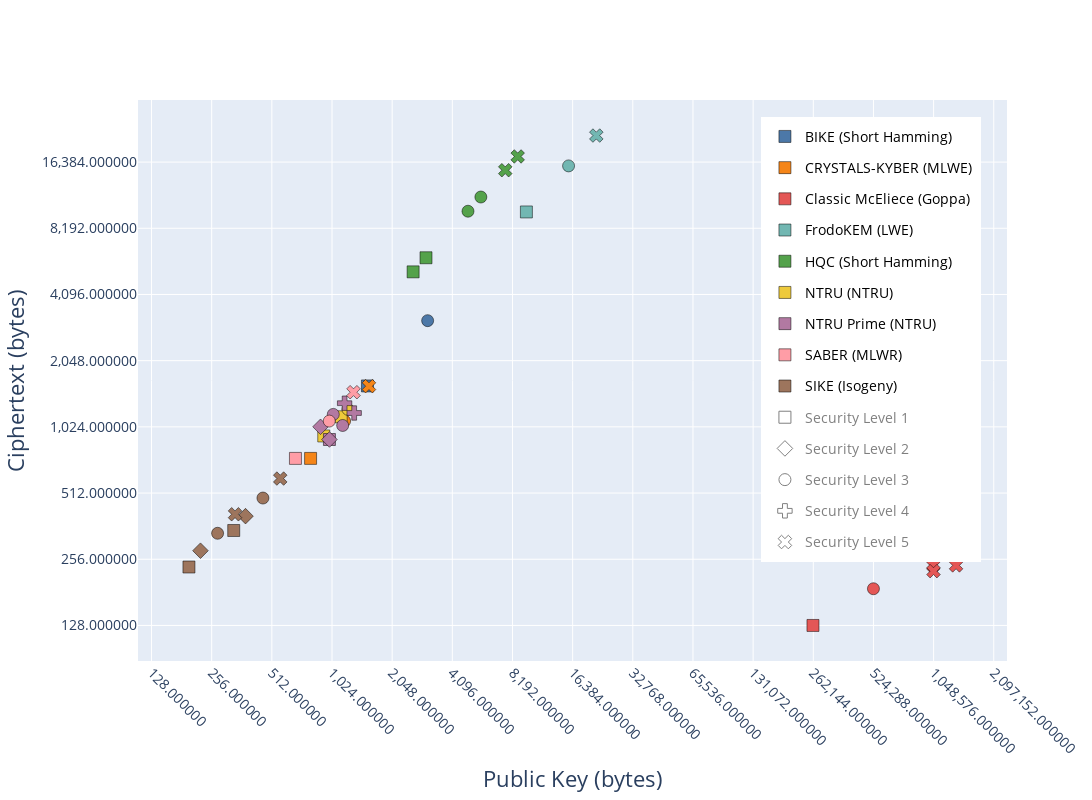
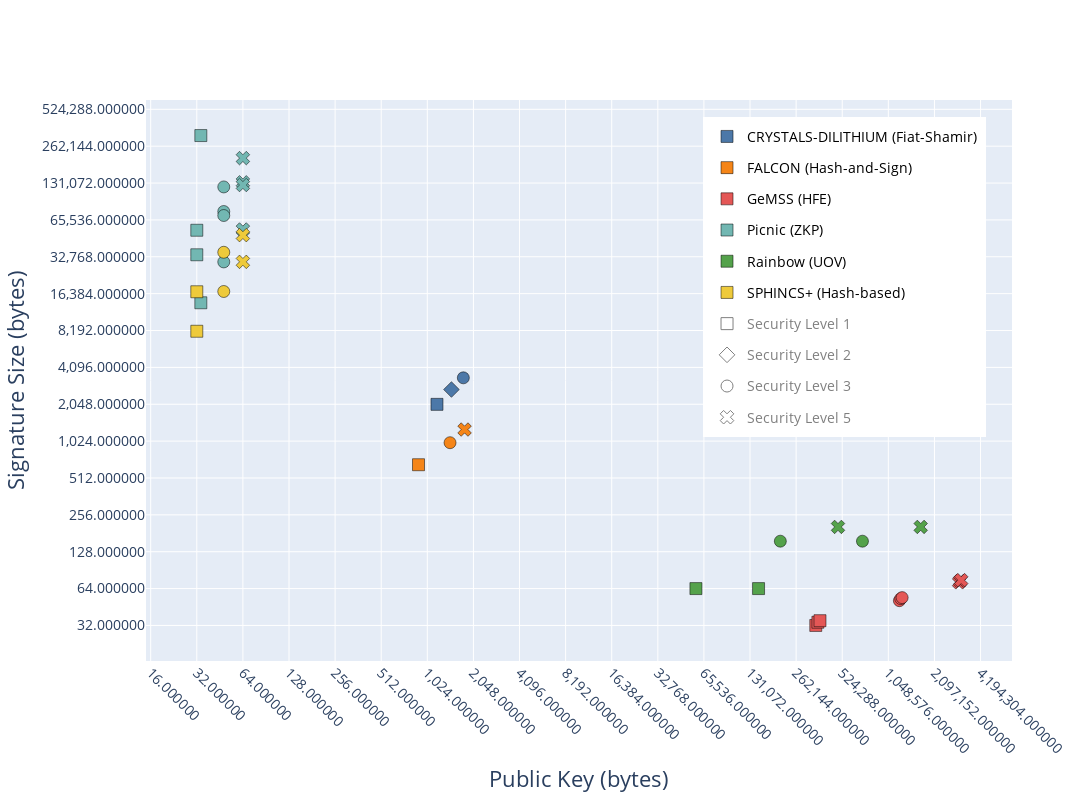

The code cell stored with these charts, in order, in its notebook:
### Code cell
import pandas as pd

import plotly
import plotly.graph_objects as go
import plotly.express as px



for sheet_name in ['KEM-PKE','DS']:
    data = pd.read_excel('/Users/kamyar/Downloads/PQC_Round_3_Parameter_Sets.xlsx', sheet_name=sheet_name).sort_values(by=['Candidate', 'Level'])


    subfamilies = data['Subfamily'].unique()

    x_column = 'KEM Public Key Size' if sheet_name == 'KEM-PKE' else 'Public Key Size'
    y_column = 'KEM Ciphertext Size' if sheet_name == 'KEM-PKE' else 'Signature Size'

    subfamily_color_map = {k:v for k,v in zip(subfamilies.tolist(), px.colors.qualitative.Plotly) }

    level_to_symbols_map = {1:1, 2:2, 3:0, 4:3, 5:4}

    level_to_size_map = {i:i*1 + 10 for i in range(1,6)}

    fig = go.Figure()
    # fig = px.scatter(data, 
    #     x=x_column, y=y_column,
    #     log_x=True, log_y=True, 
    #     color="Candidate",
    #     opacity=0.8,
    #     size_max=18,
    #     #facet_col='',
    #     symbol="Level",
    #     size="Level",
    #     width=1200, height=800, 
    #     color_discrete_sequence=px.colors.qualitative.T10, 
    #     hover_name='Candidate',
    #     # title='KEM Ciphertext size vs Public Key size',
    #     labels={
    #         x_column: "Public Key (bytes)",
    #         y_column: "Ciphertext (bytes)",
    #         "Level": "Security Level"
    #     },

    # )

    candidates = data['Candidate'].unique()
    levels = range(1,6)

    candidate_colors = data['Candidate'].map( {v:k for k,v in enumerate(candidates)} )

    for cnd_idx,cnd in enumerate(candidates):
        trace_data = data[(data['Candidate'] == cnd)]
        if not 1 in trace_data['Level'].values:
            d1 = trace_data.iloc[0]
            d1['Level'] = 1
            trace_data.loc[-1] = d1  # adding a row
            trace_data.index = trace_data.index + 1  # shifting index
            trace_data = trace_data.sort_index()  # sorting by index
        fig.add_trace(
            go.Scatter(
                x=trace_data[x_column], y=trace_data[y_column],
                mode = "markers",
                showlegend=True,
                legendgroup=cnd,
                name=f"{cnd} ({trace_data.iloc[0]['Subfamily']})",
                # color_discrete_sequence=px.colors.qualitative.T10, 
                # hover_name='Candidate',
                marker_size = 12, #[ s*2 + 12  for s in  data['Level']],
                marker_symbol = trace_data['Level'].map(level_to_symbols_map),
                marker_color= px.colors.qualitative.T10[cnd_idx],
                text = trace_data['Parameter Set'],
                # marker_size = trace_data['Level'].map(level_to_size_map),
                marker=dict(
                    # size=trace_data['Level'],
                    # sizemin=7,
                    # color=cnd_idx,
                    # sizeref=0.5,
                    opacity=1,
                    line=dict(width=0.5, color='black')
                ),
            )
        )


    for lvl in levels:
        trace_data = data[ (data['Level'] == lvl)]
        fig.add_trace(
            go.Scatter(
                x=trace_data[x_column], y=trace_data[y_column],
                mode = "markers",
                showlegend=True,
                legendgroup=lvl,
                name=f"Security Level {lvl}",
                visible='legendonly',
                marker_colorscale=px.colors.qualitative.T10,
                marker_color='Black',
                marker_size = 12, #[ s*2 + 12  for s in  data['Level']],
                marker_symbol = trace_data['Level'].map({k:v+100 for k,v in level_to_symbols_map.items() }),
                text = trace_data['Parameter Set'],
                # marker_size = trace_data['Level'].map(level_to_size_map),
                marker=dict(
                    # size=trace_data['Level'],
                    # sizemin=7,
                    # color=cnd_idx,
                    # sizeref=0.5,
                    opacity=1,
                    line=dict(width=1, color='orange')
                ),
            )
        )


    fig.update_layout(
        xaxis_type="log", yaxis_type="log",
        width=1200, height=800,
        xaxis = dict(
            tickmode = 'array',
            tickvals =[ 2**(2+i) for i in range(0,24) ],
            tickformat = ',f'
        ),
        yaxis = dict(
            tickmode = 'array',
            tickvals =[ 2**(2+i) for i in range(0,28) ],
            tickformat = ',f'
        ),
    )


    fig.update_xaxes(
        tickangle=45,
        title_text = 'Public Key (bytes)',
        title_font=dict(
            size=22, 
            # family='Courier',
            # color='crimson'
        ),
        tickfont=dict(
            # family='Rockwell', 
            # color='crimson', 
            size=14
        ),

    )

    fig.update_yaxes(
        title_text = 'Ciphertext (bytes)' if sheet_name == 'KEM-PKE' else 'Signature Size (bytes)',
        title_font=dict(
            size=22,
            # family='Courier', 
            # color='crimson'
        ),
        tickfont=dict(
            # family='Rockwell', 
            # color='crimson', 
            size=14
        ),
    )

    # fig.update_layout(
    #     margin=dict(l=0, r=0, t=0, b=0),
    # #     paper_bgcolor="LightSteelBlue",
    # )

    config={
        'displaylogo': False,
        'displayModeBar': True,
        'modeBarButtonsToRemove': ['hoverClosest3d', 'hoverClosestCartesian', 'hoverClosestGeo' , 'hoverClosestGl2d', 'hoverClosestPie' , 
            'lasso2d','toggleSpikelines',' hoverClosestCartesian', 'hoverCompareCartesian'], 
        'responsive': True
    }

    fig.update_layout(
        legend=dict(
            yanchor="top",
            y=0.97,
            xanchor="right",
            x=0.97,
            # itemsizing='constant',
            # traceorder='reversed+grouped',
            borderwidth=4,
            bordercolor='#ffffff',
            # title_font_family="Times New Roman",
            title_font_size=24,
            # title = 'Legend',
            font=dict(
                # family="Courier",
                size=14,
                color="black"
            ),
        )
    )

    plot_name = f'plot_{sheet_name.lower()}'

    fig.show(config=config)
    fig.write_html(f"{plot_name}.html", include_plotlyjs='directory',config=config)
    fig.write_image(f"{plot_name}.svg")
    fig.write_image(f"{plot_name}.pdf")

### Figure 1 — Plotly figure (JSON) as saved in the notebook; plotly's stock layout.template omitted (floating-point values rounded to 4 significant figures)
{"data": [{"legendgroup": "BIKE", "marker": {"color": "#4C78A8", "line": {"color": "black", "width": 0.5}, "opacity": 1, "size": 12, "symbol": [1, 0]}, "mode": "markers", "name": "BIKE (Short Hamming)", "showlegend": true, "text": [null, null], "type": "scatter", "x": [1540, 3082], "y": [1572, 3114]}, {"legendgroup": "CRYSTALS-KYBER", "marker": {"color": "#F58518", "line": {"color": "black", "width": 0.5}, "opacity": 1, "size": 12, "symbol": [1, 0, 4]}, "mode": "markers", "name": "CRYSTALS-KYBER (MLWE)", "showlegend": true, "text": ["KYBER512", "KYBER768", "KYBER1024"], "type": "scatter", "x": [800, 1184, 1568], "y": [736, 1088, 1568]}, {"legendgroup": "Classic McEliece", "marker": {"color": "#E45756", "line": {"color": "black", "width": 0.5}, "opacity": 1, "size": 12, "symbol": [1, 0, 4, 4, 4]}, "mode": "markers", "name": "Classic McEliece (Goppa)", "showlegend": true, "text": ["mceliece348864", "mceliece460896", "mceliece6688128", "mceliece6960119", "mceliece8192128"], "type": "scatter", "x": [261120, 524160, 1044992, 1047319, 1357824], "y": [128, 188, 240, 226, 240]}, {"legendgroup": "FrodoKEM", "marker": {"color": "#72B7B2", "line": {"color": "black", "width": 0.5}, "opacity": 1, "size": 12, "symbol": [1, 0, 4]}, "mode": "markers", "name": "FrodoKEM (LWE)", "showlegend": true, "text": ["Frodo-640", "Frodo-976", "Frodo-1344"], "type": "scatter", "x": [9616, 15632, 21520], "y": [9720, 15744, 21632]}, {"legendgroup": "HQC", "marker": {"color": "#54A24B", "line": {"color": "black", "width": 0.5}, "opacity": 1, "size": 12, "symbol": [1, 1, 0, 0, 4, 4]}, "mode": "markers", "name": "HQC (Short Hamming)", "showlegend": true, "text": ["hqc-128", "hqc-RMRS-128", "hqc-192", "hqc-RMRS-192", "hqc-256", "hqc-RMRS-256"], "type": "scatter", "x": [3024, 2607, 5690, 4906, 8698, 7535], "y": [6017, 5191, 11364, 9794, 17379, 15047]}, {"legendgroup": "NTRU", "marker": {"color": "#EECA3B", "line": {"color": "black", "width": 0.5}, "opacity": 1, "size": 12, "symbol": [1, 1, 0]}, "mode": "markers", "name": "NTRU (NTRU)", "showlegend": true, "text": ["ntruhps2048677", "ntruhrss701", "ntruhps4096821"], "type": "scatter", "x": [931, 1138, 1230], "y": [931, 1138, 1230]}, {"legendgroup": "NTRU Prime", "marker": {"color": "#B279A2", "line": {"color": "black", "width": 0.5}, "opacity": 1, "size": 12, "symbol": [1, 2, 2, 0, 0, 3, 3]}, "mode": "markers", "name": "NTRU Prime (NTRU)", "showlegend": true, "text": ["sntrup653", "sntrup653", "ntrulpr653", "sntrup761", "ntrulpr761", "sntrup857", "ntrulpr857"], "type": "scatter", "x": [994, 994, 897, 1158, 1039, 1184, 1322], "y": [897, 897, 1025, 1039, 1167, 1312, 1184]}, {"legendgroup": "SABER", "marker": {"color": "#FF9DA6", "line": {"color": "black", "width": 0.5}, "opacity": 1, "size": 12, "symbol": [1, 0, 4]}, "mode": "markers", "name": "SABER (MLWR)", "showlegend": true, "text": ["LightSaber", "Saber", "FireSaber"], "type": "scatter", "x": [672, 992, 1312], "y": [736, 1088, 1472]}, {"legendgroup": "SIKE", "marker": {"color": "#9D755D", "line": {"color": "black", "width": 0.5}, "opacity": 1, "size": 12, "symbol": [1, 1, 2, 2, 0, 0, 4, 4]}, "mode": "markers", "name": "SIKE (Isogeny)", "showlegend": true, "text": ["SIKEp434", "SIKEp434_compressed", "SIKEp503", "SIKEp503_compressed", "SIKEp610", "SIKEp610_compressed", "SIKEp751", "SIKEp751_compressed"], "type": "scatter", "x": [330, 197, 378, 225, 462, 274, 564, 335], "y": [346, 236, 402, 280, 486, 336, 596, 410]}, {"legendgroup": "1", "marker": {"color": "Black", "colorscale": [[0, "#4C78A8"], [0.1111, "#F58518"], [0.2222, "#E45756"], [0.3333, "#72B7B2"], [0.4444, "#54A24B"], [0.5556, "#EECA3B"], [0.6667, "#B279A2"], [0.7778, "#FF9DA6"], [0.8889, "#9D755D"], [1, "#BAB0AC"]], "line": {"color": "orange", "width": 1}, "opacity": 1, "size": 12, "symbol": [101, 101, 101, 101, 101, 101, 101, 101, 101, 101, 101]}, "mode": "markers", "name": "Security Level 1", "showlegend": true, "text": [null, "KYBER512", "mceliece348864", "Frodo-640", "hqc-128", "hqc-RMRS-128", "ntruhps2048677", "ntruhrss701", "LightSaber", "SIKEp434", "SIKEp434_compressed"], "type": "scatter", "visible": "legendonly", "x": [1540, 800, 261120, 9616, 3024, 2607, 931, 1138, 672, 330, 197], "y": [1572, 736, 128, 9720, 6017, 5191, 931, 1138, 736, 346, 236]}, {"legendgroup": "2", "marker": {"color": "Black", "colorscale": [[0, "#4C78A8"], [0.1111, "#F58518"], [0.2222, "#E45756"], [0.3333, "#72B7B2"], [0.4444, "#54A24B"], [0.5556, "#EECA3B"], [0.6667, "#B279A2"], [0.7778, "#FF9DA6"], [0.8889, "#9D755D"], [1, "#BAB0AC"]], "line": {"color": "orange", "width": 1}, "opacity": 1, "size": 12, "symbol": [102, 102, 102, 102]}, "mode": "markers", "name": "Security Level 2", "showlegend": true, "text": ["sntrup653", "ntrulpr653", "SIKEp503", "SIKEp503_compressed"], "type": "scatter", "visible": "legendonly", "x": [994, 897, 378, 225], "y": [897, 1025, 402, 280]}, {"legendgroup": "3", "marker": {"color": "Black", "colorscale": [[0, "#4C78A8"], [0.1111, "#F58518"], [0.2222, "#E45756"], [0.3333, "#72B7B2"], [0.4444, "#54A24B"], [0.5556, "#EECA3B"], [0.6667, "#B279A2"], [0.7778, "#FF9DA6"], [0.8889, "#9D755D"], [1, "#BAB0AC"]], "line": {"color": "orange", "width": 1}, "opacity": 1, "size": 12, "symbol": [100, 100, 100, 100, 100, 100, 100, 100, 100, 100, 100, 100]}, "mode": "markers", "name": "Security Level 3", "showlegend": true, "text": [null, "KYBER768", "mceliece460896", "Frodo-976", "hqc-192", "hqc-RMRS-192", "ntruhps4096821", "sntrup761", "ntrulpr761", "Saber", "SIKEp610", "SIKEp610_compressed"], "type": "scatter", "visible": "legendonly", "x": [3082, 1184, 524160, 15632, 5690, 4906, 1230, 1158, 1039, 992, 462, 274], "y": [3114, 1088, 188, 15744, 11364, 9794, 1230, 1039, 1167, 1088, 486, 336]}, {"legendgroup": "4", "marker": {"color": "Black", "colorscale": [[0, "#4C78A8"], [0.1111, "#F58518"], [0.2222, "#E45756"], [0.3333, "#72B7B2"], [0.4444, "#54A24B"], [0.5556, "#EECA3B"], [0.6667, "#B279A2"], [0.7778, "#FF9DA6"], [0.8889, "#9D755D"], [1, "#BAB0AC"]], "line": {"color": "orange", "width": 1}, "opacity": 1, "size": 12, "symbol": [103, 103]}, "mode": "markers", "name": "Security Level 4", "showlegend": true, "text": ["sntrup857", "ntrulpr857"], "type": "scatter", "visible": "legendonly", "x": [1184, 1322], "y": [1312, 1184]}, {"legendgroup": "5", "marker": {"color": "Black", "colorscale": [[0, "#4C78A8"], [0.1111, "#F58518"], [0.2222, "#E45756"], [0.3333, "#72B7B2"], [0.4444, "#54A24B"], [0.5556, "#EECA3B"], [0.6667, "#B279A2"], [0.7778, "#FF9DA6"], [0.8889, "#9D755D"], [1, "#BAB0AC"]], "line": {"color": "orange", "width": 1}, "opacity": 1, "size": 12, "symbol": [104, 104, 104, 104, 104, 104, 104, 104, 104, 104]}, "mode": "markers", "name": "Security Level 5", "showlegend": true, "text": ["KYBER1024", "mceliece6688128", "mceliece6960119", "mceliece8192128", "Frodo-1344", "hqc-256", "hqc-RMRS-256", "FireSaber", "SIKEp751", "SIKEp751_compressed"], "type": "scatter", "visible": "legendonly", "x": [1568, 1044992, 1047319, 1357824, 21520, 8698, 7535, 1312, 564, 335], "y": [1568, 240, 226, 240, 21632, 17379, 15047, 1472, 596, 410]}], "layout": {"height": 800, "legend": {"bordercolor": "#ffffff", "borderwidth": 4, "font": {"color": "black", "size": 14}, "title": {"font": {"size": 24}}, "x": 0.97, "xanchor": "right", "y": 0.97, "yanchor": "top"}, "width": 1200, "xaxis": {"tickangle": 45, "tickfont": {"size": 14}, "tickformat": ",f", "tickmode": "array", "tickvals": [4, 8, 16, 32, 64, 128, 256, 512, 1024, 2048, 4096, 8192, 16384, 32768, 65536, 131072, 262144, 524288, 1048576, 2097152, 4194304, 8388608, 16777216, 33554432], "title": {"font": {"size": 22}, "text": "Public Key (bytes)"}, "type": "log"}, "yaxis": {"tickfont": {"size": 14}, "tickformat": ",f", "tickmode": "array", "tickvals": [4, 8, 16, 32, 64, 128, 256, 512, 1024, 2048, 4096, 8192, 16384, 32768, 65536, 131072, 262144, 524288, 1048576, 2097152, 4194304, 8388608, 16777216, 33554432, 67108864, 134217728, 268435456, 536870912], "title": {"font": {"size": 22}, "text": "Ciphertext (bytes)"}, "type": "log"}}}

### Figure 2 — Plotly figure (JSON) as saved in the notebook; plotly's stock layout.template omitted (floating-point values rounded to 4 significant figures)
{"data": [{"legendgroup": "CRYSTALS-DILITHIUM", "marker": {"color": "#4C78A8", "line": {"color": "black", "width": 0.5}, "opacity": 1, "size": 12, "symbol": [1, 2, 0]}, "mode": "markers", "name": "CRYSTALS-DILITHIUM (Fiat-Shamir)", "showlegend": true, "text": ["Dilithium-1024x768", "Dilithium-1280x1024", "Dilithium-1536x1280"], "type": "scatter", "x": [1184, 1472, 1760], "y": [2044, 2701, 3366]}, {"legendgroup": "FALCON", "marker": {"color": "#F58518", "line": {"color": "black", "width": 0.5}, "opacity": 1, "size": 12, "symbol": [1, 0, 4]}, "mode": "markers", "name": "FALCON (Hash-and-Sign)", "showlegend": true, "text": ["FALCON-512", "FALCON-768", "FALCON-1024"], "type": "scatter", "x": [897, 1441, 1793], "y": [657, 994, 1273]}, {"legendgroup": "GeMSS", "marker": {"color": "#E45756", "line": {"color": "black", "width": 0.5}, "opacity": 1, "size": 12, "symbol": [1, 1, 1, 0, 0, 0, 4, 4, 4]}, "mode": "markers", "name": "GeMSS (HFE)", "showlegend": true, "text": ["GeMSS128", "BlueGeMSS128", "RedGeMSS128", "GeMSS192", "BlueGeMSS192", "RedGeMSS192", "GeMSS256", "BlueGeMSS256", "RedGeMSS256"], "type": "scatter", "x": [352190, 363610, 375210, 1237960, 1264120, 1290540, 3040700, 3087960, 3135590], "y": [32, 34, 35, 51, 53, 54, 72, 74, 75]}, {"legendgroup": "Picnic", "marker": {"color": "#72B7B2", "line": {"color": "black", "width": 0.5}, "opacity": 1, "size": 12, "symbol": [1, 1, 1, 1, 0, 0, 0, 0, 4, 4, 4, 4]}, "mode": "markers", "name": "Picnic (ZKP)", "showlegend": true, "text": ["picnic-L1-FS", "picnic-L1-UR", "picnic-L1-full", "picnic3-L1", "picnic-L3-FS", "picnic-L3-UR", "picnic-L3-full", "picnic3-L3", "picnic-L5-FS", "picnic-L5-UR", "picnic-L5-full", "picnic3-L5"], "type": "scatter", "x": [32, 32, 34, 34, 48, 48, 48, 48, 64, 64, 64, 64], "y": [34032, 53961, 320161, 13802, 76772, 121845, 71179, 29750, 132856, 209506, 126286, 54732]}, {"legendgroup": "Rainbow", "marker": {"color": "#54A24B", "line": {"color": "black", "width": 0.5}, "opacity": 1, "size": 12, "symbol": [1, 1, 0, 0, 4, 4]}, "mode": "markers", "name": "Rainbow (UOV)", "showlegend": true, "text": ["Rainbow-Ia", "Rainbow-cyclic/compressed-Ia", "Rainbow-IIIc", "Rainbow-cyclic/compressed-IIIc", "Rainbow-Vc", "Rainbow-cyclic/compressed-Vc"], "type": "scatter", "x": [149000, 58100, 710600, 206700, 1705500, 491900], "y": [64, 64, 156, 156, 204, 204]}, {"legendgroup": "SPHINCS+", "marker": {"color": "#EECA3B", "line": {"color": "black", "width": 0.5}, "opacity": 1, "size": 12, "symbol": [1, 1, 0, 0, 4, 4]}, "mode": "markers", "name": "SPHINCS+ (Hash-based)", "showlegend": true, "text": ["SPHINCS -128s", "SPHINCS -128f", "SPHINCS -192s", "SPHINCS -192f", "SPHINCS -256s", "SPHINCS -256f"], "type": "scatter", "x": [32, 32, 48, 48, 64, 64], "y": [8080, 16976, 17064, 35664, 29792, 49216]}, {"legendgroup": "1", "marker": {"color": "Black", "colorscale": [[0, "#4C78A8"], [0.1111, "#F58518"], [0.2222, "#E45756"], [0.3333, "#72B7B2"], [0.4444, "#54A24B"], [0.5556, "#EECA3B"], [0.6667, "#B279A2"], [0.7778, "#FF9DA6"], [0.8889, "#9D755D"], [1, "#BAB0AC"]], "line": {"color": "orange", "width": 1}, "opacity": 1, "size": 12, "symbol": [101, 101, 101, 101, 101, 101, 101, 101, 101, 101, 101, 101, 101]}, "mode": "markers", "name": "Security Level 1", "showlegend": true, "text": ["Dilithium-1024x768", "FALCON-512", "GeMSS128", "BlueGeMSS128", "RedGeMSS128", "picnic-L1-FS", "picnic-L1-UR", "picnic-L1-full", "picnic3-L1", "Rainbow-Ia", "Rainbow-cyclic/compressed-Ia", "SPHINCS -128s", "SPHINCS -128f"], "type": "scatter", "visible": "legendonly", "x": [1184, 897, 352190, 363610, 375210, 32, 32, 34, 34, 149000, 58100, 32, 32], "y": [2044, 657, 32, 34, 35, 34032, 53961, 320161, 13802, 64, 64, 8080, 16976]}, {"legendgroup": "2", "marker": {"color": "Black", "colorscale": [[0, "#4C78A8"], [0.1111, "#F58518"], [0.2222, "#E45756"], [0.3333, "#72B7B2"], [0.4444, "#54A24B"], [0.5556, "#EECA3B"], [0.6667, "#B279A2"], [0.7778, "#FF9DA6"], [0.8889, "#9D755D"], [1, "#BAB0AC"]], "line": {"color": "orange", "width": 1}, "opacity": 1, "size": 12, "symbol": [102]}, "mode": "markers", "name": "Security Level 2", "showlegend": true, "text": ["Dilithium-1280x1024"], "type": "scatter", "visible": "legendonly", "x": [1472], "y": [2701]}, {"legendgroup": "3", "marker": {"color": "Black", "colorscale": [[0, "#4C78A8"], [0.1111, "#F58518"], [0.2222, "#E45756"], [0.3333, "#72B7B2"], [0.4444, "#54A24B"], [0.5556, "#EECA3B"], [0.6667, "#B279A2"], [0.7778, "#FF9DA6"], [0.8889, "#9D755D"], [1, "#BAB0AC"]], "line": {"color": "orange", "width": 1}, "opacity": 1, "size": 12, "symbol": [100, 100, 100, 100, 100, 100, 100, 100, 100, 100, 100, 100, 100]}, "mode": "markers", "name": "Security Level 3", "showlegend": true, "text": ["Dilithium-1536x1280", "FALCON-768", "GeMSS192", "BlueGeMSS192", "RedGeMSS192", "picnic-L3-FS", "picnic-L3-UR", "picnic-L3-full", "picnic3-L3", "Rainbow-IIIc", "Rainbow-cyclic/compressed-IIIc", "SPHINCS -192s", "SPHINCS -192f"], "type": "scatter", "visible": "legendonly", "x": [1760, 1441, 1237960, 1264120, 1290540, 48, 48, 48, 48, 710600, 206700, 48, 48], "y": [3366, 994, 51, 53, 54, 76772, 121845, 71179, 29750, 156, 156, 17064, 35664]}, {"legendgroup": "4", "marker": {"color": "Black", "colorscale": [[0, "#4C78A8"], [0.1111, "#F58518"], [0.2222, "#E45756"], [0.3333, "#72B7B2"], [0.4444, "#54A24B"], [0.5556, "#EECA3B"], [0.6667, "#B279A2"], [0.7778, "#FF9DA6"], [0.8889, "#9D755D"], [1, "#BAB0AC"]], "line": {"color": "orange", "width": 1}, "opacity": 1, "size": 12, "symbol": []}, "mode": "markers", "name": "Security Level 4", "showlegend": true, "text": [], "type": "scatter", "visible": "legendonly", "x": [], "y": []}, {"legendgroup": "5", "marker": {"color": "Black", "colorscale": [[0, "#4C78A8"], [0.1111, "#F58518"], [0.2222, "#E45756"], [0.3333, "#72B7B2"], [0.4444, "#54A24B"], [0.5556, "#EECA3B"], [0.6667, "#B279A2"], [0.7778, "#FF9DA6"], [0.8889, "#9D755D"], [1, "#BAB0AC"]], "line": {"color": "orange", "width": 1}, "opacity": 1, "size": 12, "symbol": [104, 104, 104, 104, 104, 104, 104, 104, 104, 104, 104, 104]}, "mode": "markers", "name": "Security Level 5", "showlegend": true, "text": ["FALCON-1024", "GeMSS256", "BlueGeMSS256", "RedGeMSS256", "picnic-L5-FS", "picnic-L5-UR", "picnic-L5-full", "picnic3-L5", "Rainbow-Vc", "Rainbow-cyclic/compressed-Vc", "SPHINCS -256s", "SPHINCS -256f"], "type": "scatter", "visible": "legendonly", "x": [1793, 3040700, 3087960, 3135590, 64, 64, 64, 64, 1705500, 491900, 64, 64], "y": [1273, 72, 74, 75, 132856, 209506, 126286, 54732, 204, 204, 29792, 49216]}], "layout": {"height": 800, "legend": {"bordercolor": "#ffffff", "borderwidth": 4, "font": {"color": "black", "size": 14}, "title": {"font": {"size": 24}}, "x": 0.97, "xanchor": "right", "y": 0.97, "yanchor": "top"}, "width": 1200, "xaxis": {"tickangle": 45, "tickfont": {"size": 14}, "tickformat": ",f", "tickmode": "array", "tickvals": [4, 8, 16, 32, 64, 128, 256, 512, 1024, 2048, 4096, 8192, 16384, 32768, 65536, 131072, 262144, 524288, 1048576, 2097152, 4194304, 8388608, 16777216, 33554432], "title": {"font": {"size": 22}, "text": "Public Key (bytes)"}, "type": "log"}, "yaxis": {"tickfont": {"size": 14}, "tickformat": ",f", "tickmode": "array", "tickvals": [4, 8, 16, 32, 64, 128, 256, 512, 1024, 2048, 4096, 8192, 16384, 32768, 65536, 131072, 262144, 524288, 1048576, 2097152, 4194304, 8388608, 16777216, 33554432, 67108864, 134217728, 268435456, 536870912], "title": {"font": {"size": 22}, "text": "Signature Size (bytes)"}, "type": "log"}}}
